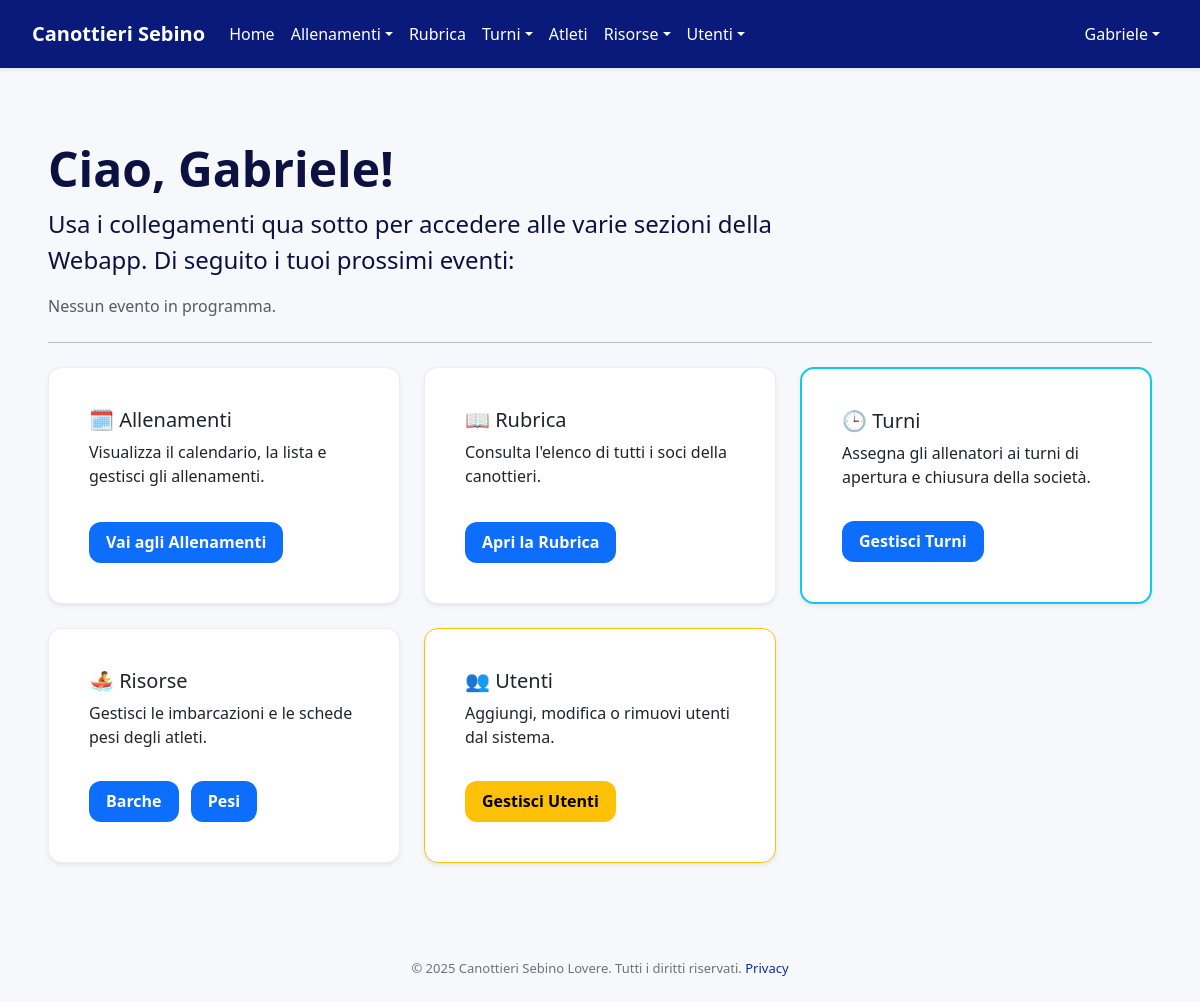
The page /dashboard (signed in) on the database as committed earlier.
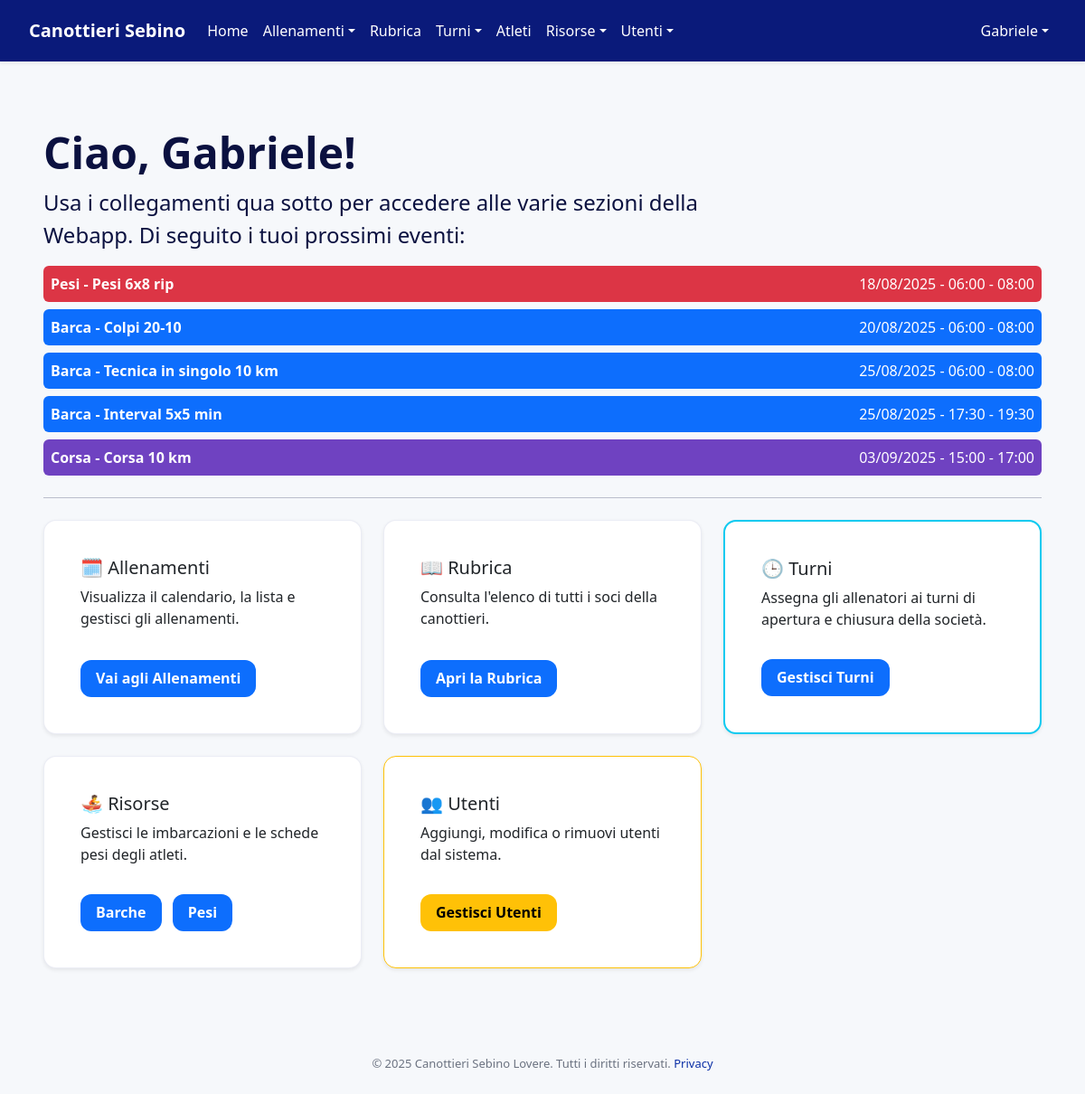
The same page on the database as committed later.
### models.py (models this page shows)
class Allenamento(Base):
    __tablename__ = "allenamenti"
    id = Column(Integer, primary_key=True, index=True)
    tipo = Column(String, nullable=False)
    descrizione = Column(String)
    data = Column(Date, nullable=False)
    orario = Column(String)
    time_start = Column(Time, nullable=True)
    time_end = Column(Time, nullable=True)
    recurrence = Column(String(20), nullable=True)
    repeat_until = Column(Date, nullable=True)
    barca_id = Column(ForeignKey('barche.id'), nullable=True)
    coach_id = Column(ForeignKey('users.id'), nullable=True)
    recurrence_id = Column(String, index=True, nullable=True)
    categories = relationship(
        "Categoria", secondary=allenamento_categoria_association, back_populates="allenamenti"
    )
    coaches = relationship(
        "User", secondary=allenamento_coach_association, back_populates="allenamenti_seguiti"
    )
    barca = relationship("Barca", lazy="selectin")
    coach = relationship("User", foreign_keys=[coach_id], lazy="selectin")

### routers/users.py (the view)
@router.get("/dashboard", response_class=HTMLResponse)
async def dashboard(
    request: Request,
    db: Session = Depends(get_db),
    current_user: models.User = Depends(get_current_user),
):
    today = date.today()
    events = []
    if current_user.is_atleta:
        allenamenti = (
            db.query(models.Allenamento)
            .join(models.Allenamento.categories)
            .options(
                joinedload(models.Allenamento.categories),
                joinedload(models.Allenamento.coaches),
            )
            .filter(
                models.Categoria.nome == current_user.category,
                models.Allenamento.data >= today,
            )
            .order_by(models.Allenamento.data, models.Allenamento.orario)
            .all()
        )
        for a in allenamenti:
            start_dt, end_dt = parse_orario(a.data, a.orario)
            events.append(
                {
                    "type": "allenamento",
                    "title": f"{a.tipo} - {a.descrizione}" if a.descrizione else a.tipo,
                    "date": a.data,
                    "start": start_dt,
                    "end": end_dt,
                    "color": get_color_for_type(a.tipo),
                    "description": a.descrizione or "Nessuna descrizione.",
                    "categories": ", ".join(c.nome for c in a.categories) if a.categories else "Nessuna",
                    "coaches": ", ".join(f"{c.first_name} {c.last_name}" for c in a.coaches) if a.coaches else "Nessuno",
                    "recurrence": "Sì" if a.recurrence_id else "No",
                }
            )
    if current_user.is_allenatore:
        turni = (
            db.query(models.Turno)
            .filter(models.Turno.user_id == current_user.id, models.Turno.data >= today)
            .order_by(models.Turno.data, models.Turno.fascia_oraria)
            .all()
        )
        for t in turni:
            start_hour, end_hour = (8, 12) if t.fascia_oraria == "Mattina" else (17, 21)
            start_dt = datetime.combine(t.data, time(hour=start_hour))
            end_dt = datetime.combine(t.data, time(hour=end_hour))
            events.append(
                {
                    "type": "turno",
                    "title": f"Turno {t.fascia_oraria}",
                    "date": t.data,
                    "start": start_dt,
                    "end": end_dt,
                    "fascia": t.fascia_oraria,
                    "description": f"Turno {t.fascia_oraria}",
                }
            )
        allenamenti_coach = (
            db.query(models.Allenamento)
            .join(models.Allenamento.coaches)
            .options(
                joinedload(models.Allenamento.categories),
                joinedload(models.Allenamento.coaches),
            )
            .filter(models.User.id == current_user.id, models.Allenamento.data >= today)
            .order_by(models.Allenamento.data, models.Allenamento.orario)
            .all()
        )
        for a in allenamenti_coach:
            start_dt, end_dt = parse_orario(a.data, a.orario)
            events.append(
                {
                    "type": "allenamento",
                    "title": f"{a.tipo} - {a.descrizione}" if a.descrizione else a.tipo,
                    "date": a.data,
                    "start": start_dt,
                    "end": end_dt,
                    "color": get_color_for_type(a.tipo),
                    "description": a.descrizione or "Nessuna descrizione.",
                    "categories": ", ".join(c.nome for c in a.categories) if a.categories else "Nessuna",
                    "coaches": ", ".join(f"{c.first_name} {c.last_name}" for c in a.coaches) if a.coaches else "Nessuno",
                    "recurrence": "Sì" if a.recurrence_id else "No",
                }
            )
    events.sort(key=lambda e: e["start"])
    events = events[:5]
    return templates.TemplateResponse(
        "dashboard.html",
        {"request": request, "current_user": current_user, "events": events},
    )

### templates/dashboard.html (shortened to what the changed rows need)
{% extends "layout/base.html" %}
{% block content %}
<div class="container-fluid px-4 py-5">
    <h1 class="display-5 fw-bold">Ciao, {{ current_user.first_name or current_user.username }}!</h1>
    <div class="mb-4">
        {% if events %}
            {% for ev in events %}
                {% if ev.type == 'allenamento' %}
                <div class="dashboard-event p-2 mb-2 rounded text-white d-flex justify-content-between align-items-center"
                     style="background-color: {{ ev.color }};"
                     data-title="{{ ev.title }}"
                     data-date="{{ ev.date.strftime('%A, %d %B %Y') }}"
                     data-time="{{ ev.start.strftime('%H:%M') }}{% if ev.end %} - {{ ev.end.strftime('%H:%M') }}{% endif %}"
                     data-description="{{ ev.description }}"
                     data-categories="{{ ev.categories }}"
                     data-coaches="{{ ev.coaches }}"
                     data-recurrence="{{ ev.recurrence }}">
                    <span class="fw-semibold">{{ ev.title }}</span>
                    <span>{{ ev.date.strftime('%d/%m/%Y') }} - {{ ev.start.strftime('%H:%M') }}{% if ev.end %} - {{ ev.end.strftime('%H:%M') }}{% endif %}</span>
                </div>
                {% endif %}
            {% endfor %}
        {% else %}
        <p class="text-muted">Nessun evento in programma.</p>
        {% endif %}
    </div>
</div>
{% endblock %}

Rows that differ between the two databases and show on the page:
now on this page (row edited): Allenamento: title "Pesi - Pesi 6x8 rip", date "18/08/2025", start "06:00", end "08:00"
now on this page (row edited): Allenamento: title "Barca - Colpi 20-10", date "20/08/2025", start "06:00", end "08:00"
added Allenamento: title "Barca - Tecnica in singolo 10 km", date "25/08/2025", start "06:00", end "08:00"
added Allenamento: title "Barca - Interval 5x5 min", date "25/08/2025", start "17:30", end "19:30"
added Allenamento: title "Corsa - Corsa 10 km", date "03/09/2025", start "15:00", end "17:00"
Other text that changed with them:
text no longer shown: "Nessun evento in programma."
